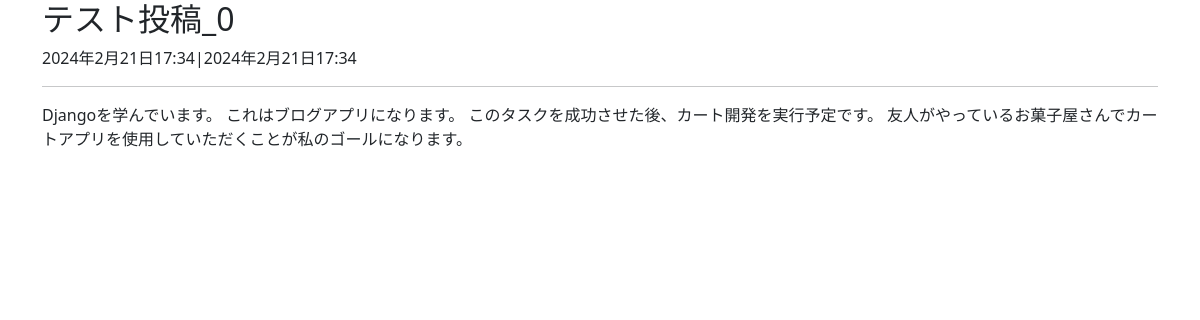
The app's page /post/2/, older data.
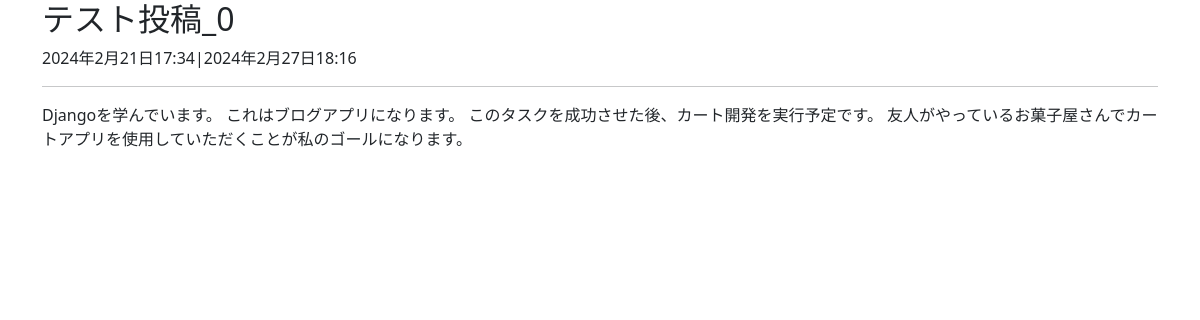
The same page, newer data.
### blog/models.py (models this page shows, shortened)
class Post(models.Model):
  title = models.CharField(verbose_name="タイトル",max_length=200)
  content = models.TextField(verbose_name="本文",blank=True)
  created_at = models.DateTimeField(verbose_name="作成日",auto_now_add=True)
  updated_at = models.DateTimeField(verbose_name="更新日",auto_now=True)
  is_published = models.BooleanField(verbose_name="公開設定",default=False)
  category = models.ForeignKey(
      Category,
      verbose_name="カテゴリー",
      on_delete=models.PROTECT,
      null=True,
      blank=True
    )
  tag = models.ManyToManyField(Tag, verbose_name="タグ", blank=True)

### blog/views.py (the view)
# urls.py: path('post/<int:pk>/', PostDetailView.as_view(), name='post-detail'),
class PostDetailView(DetailView):
  model = Post
  template_name = 'blog/post_detail.html'
  def get_object(self, queryset=None):
    post = super().get_object(queryset)
    if post.is_published or self.request.user.is_authenticated:
      return post
    else:
      raise Http404

### blog/templates/blog/post_detail.html
{% extends 'blog/base.html' %}
{% block content %}
  <h2>{{ post.title }}</h2>
  <p>{{ post.created_at }}|{{ post.updated_at }}</p>
  <hr>
  <p>{{ post.content }}</p>
{% endblock content %}

Row changes from the older to the newer data that the page shows:
changed Post: updated_at "2024年2月21日17:34" → "2024年2月27日18:16"
